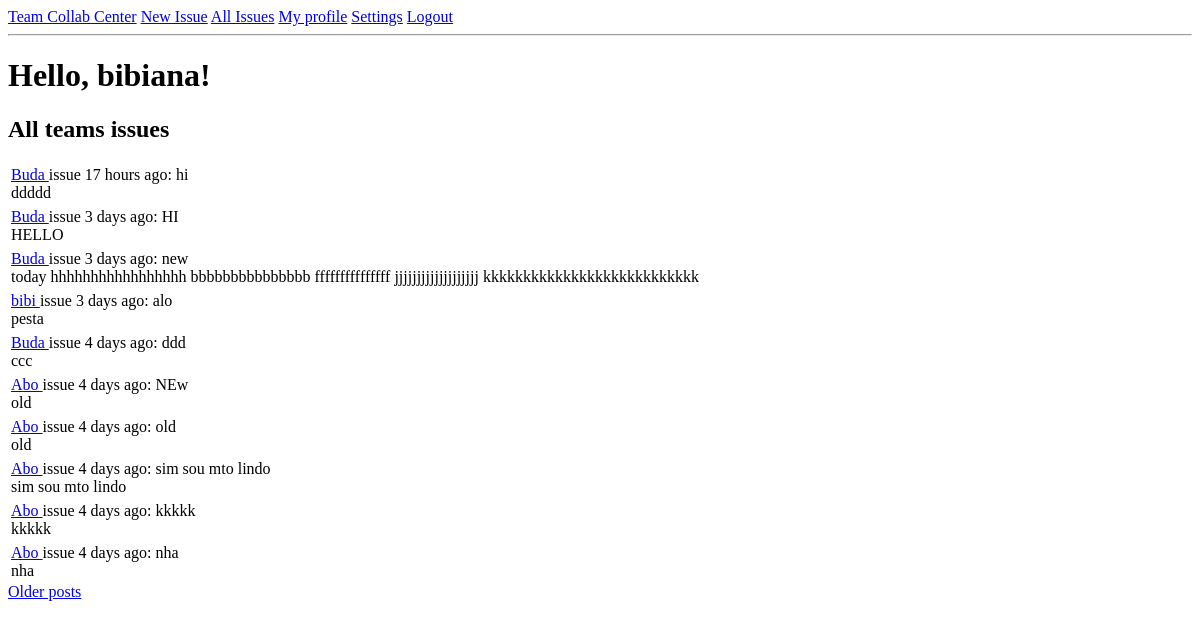
Before: /explore (signed in) with the older database file.
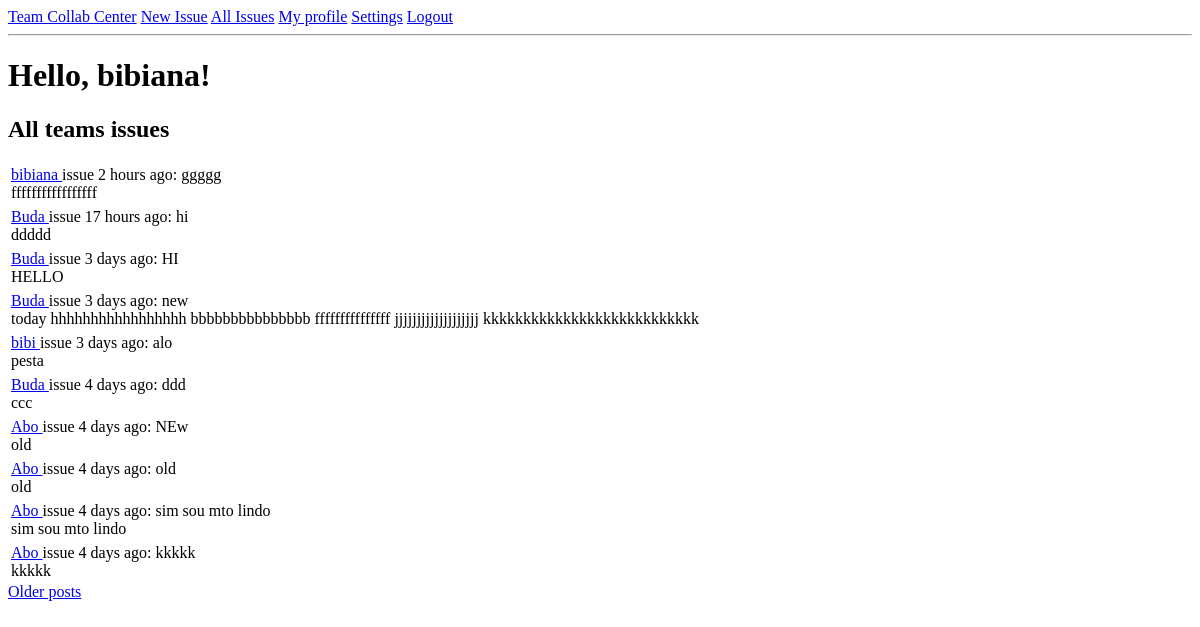
After: the same page with the newer database file.
### app/models.py (models this page shows, shortened)
class User(UserMixin, db.Model):
    __tablename__='users'
    id = db.Column(db.Integer, primary_key=True)
    username = db.Column(db.String(64), index=True, unique=True)
    email = db.Column(db.String(120), index=True, unique=True)
    password_hash = db.Column(db.String(128))
    posts = db.relationship('Post', backref='author', lazy='dynamic')
    position_id = db.Column(db.Integer, db.ForeignKey('position.id'))
    about_me = db.Column(db.String(240))
    last_seen = db.Column(db.DateTime, default=datetime.utcnow)
    team_id = db.Column(db.Integer, db.ForeignKey('teams.id'))

class Post(db.Model):
    __tablename__='posts'
    id = db.Column(db.Integer, primary_key=True)
    title = db.Column(db.String(64))
    description = db.Column(db.String(1000))
    timestamp = db.Column(db.DateTime, index=True, default=datetime.utcnow)
    user_id = db.Column(db.Integer, db.ForeignKey('users.id'))
    team_id = db.Column(db.Integer, db.ForeignKey('teams.id'))

### app/routes.py (the view)
@app.route('/explore')
@login_required
def explore():
    page = request.args.get('page', 1, type=int)
    posts = Post.query.order_by(Post.timestamp.desc()).paginate(
        page, app.config['POSTS_PER_PAGE'], False)
    next_url = url_for('explore', page=posts.next_num) \
        if posts.has_next else None
    prev_url = url_for('explore', page=posts.prev_num) \
        if posts.has_prev else None
    return render_template('explore.html', title='Explore', posts=posts.items,
                          next_url=next_url, prev_url=prev_url)

### app/models.py (called while the page is built)
@login.user_loader
def load_user(id):
    return User.query.get(int(id))

### app/routes.py (called while the page is built)
@app.before_request
def before_request():
    if current_user.is_authenticated:
        current_user.last_seen = datetime.utcnow()
        db.session.commit()

### app/templates/explore.html (shortened to what this page needs)
{% extends "base.html" %}
{% block content %}
    <h1>Hello, {{ current_user.username }}!</h1>
    <h2>All teams issues</h2>
    {% for post in posts %}
        {% include '_post.html' %}
    {% endfor %}
    {% if next_url %}
    <a href="{{ next_url }}">Older posts</a>
    {% endif %}
{% endblock %}

### app/templates/base.html (shortened to what this page needs)
<!DOCTYPE html>
<html lang="en">
<head>
</head>
<body>
    <div>
        <a href="{{ url_for('index') }}">Team Collab Center</a>
        {% if current_user.is_anonymous %}
        <a href="{{ url_for('login') }}">Login</a>
        {% else %}
        <a href="{{ url_for('create_issue') }}">New Issue</a>
        <a href="{{ url_for('explore') }}">All Issues</a>
        <a href="{{ url_for('user', username=current_user.username) }}">My profile</a>
        <a href="#">Settings</a>
        <a href="{{ url_for('logout') }}">Logout</a>
        {% endif %}
    </div>
    <hr>
    {% block content %}{% endblock %}
</body>
</html>

### app/templates/_post.html
<table>
    <tr valign="top">
        <td>
            <a href="{{ url_for('user', username=post.author.username) }}">
            {{ post.author.username }}
            </a>
            issue {{ moment(post.timestamp).fromNow() }}: {{ post.title }}
            <br>
            {{ post.description }}
        </td>
    </tr>
</table>

Changed rows visible on the page:
no longer on this page (row unchanged): Post: author.username "Abo", timestamp "4 days ago", title "nha", description "nha"
added Post: author.username "bibiana", timestamp "2 hours ago", title "ggggg", description "fffffffffffffffff"
